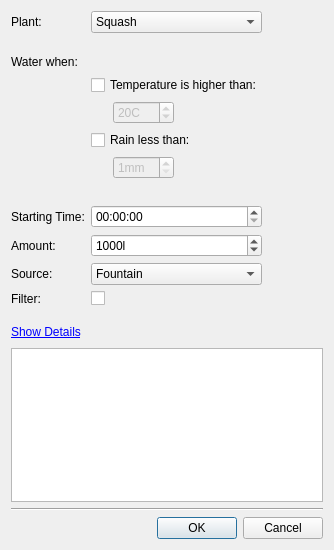
<ui version="4.0" >
 <class>WateringConfigDialog</class>
 <widget class="QDialog" name="WateringConfigDialog" >
  <property name="geometry" >
   <rect>
    <x>0</x>
    <y>0</y>
    <width>334</width>
    <height>550</height>
   </rect>
  </property>
  <property name="windowTitle" >
   <string>Watering Configuration</string>
  </property>
  <layout class="QVBoxLayout" >
   <item>
    <layout class="QGridLayout" >
     <item row="0" column="0" >
      <widget class="QLabel" name="label_3" >
       <property name="text" >
        <string>Plant:</string>
       </property>
      </widget>
     </item>
     <item row="0" column="1" colspan="3" >
      <widget class="QComboBox" name="plantComboBox" >
       <property name="sizePolicy" >
        <sizepolicy vsizetype="Fixed" hsizetype="Preferred" >
         <horstretch>0</horstretch>
         <verstretch>0</verstretch>
        </sizepolicy>
       </property>
       <item>
        <property name="text" >
         <string>Squash</string>
        </property>
       </item>
       <item>
        <property name="text" >
         <string>Bean</string>
        </property>
       </item>
       <item>
        <property name="text" >
         <string>Carrot</string>
        </property>
       </item>
       <item>
        <property name="text" >
         <string>Strawberry</string>
        </property>
       </item>
       <item>
        <property name="text" >
         <string>Raspberry</string>
        </property>
       </item>
       <item>
        <property name="text" >
         <string>Blueberry</string>
        </property>
       </item>
      </widget>
     </item>
     <item row="1" column="0" >
      <spacer>
       <property name="orientation" >
        <enum>Qt::Vertical</enum>
       </property>
       <property name="sizeType" >
        <enum>QSizePolicy::Fixed</enum>
       </property>
       <property name="sizeHint" >
        <size>
         <width>67</width>
         <height>16</height>
        </size>
       </property>
      </spacer>
     </item>
     <item row="2" column="0" >
      <widget class="QLabel" name="label_2" >
       <property name="text" >
        <string>Water when:</string>
       </property>
      </widget>
     </item>
     <item row="3" column="1" colspan="3" >
      <widget class="QCheckBox" name="temperatureCheckBox" >
       <property name="text" >
        <string>Temperature is higher than:</string>
       </property>
      </widget>
     </item>
     <item row="4" column="1" >
      <spacer>
       <property name="orientation" >
        <enum>Qt::Horizontal</enum>
       </property>
       <property name="sizeType" >
        <enum>QSizePolicy::Fixed</enum>
       </property>
       <property name="sizeHint" >
        <size>
         <width>16</width>
         <height>20</height>
        </size>
       </property>
      </spacer>
     </item>
     <item row="4" column="2" >
      <widget class="QSpinBox" name="temperatureSpinBox" >
       <property name="enabled" >
        <bool>false</bool>
       </property>
       <property name="specialValueText" >
        <string/>
       </property>
       <property name="suffix" >
        <string>C</string>
       </property>
       <property name="minimum" >
        <number>10</number>
       </property>
       <property name="maximum" >
        <number>60</number>
       </property>
       <property name="value" >
        <number>20</number>
       </property>
      </widget>
     </item>
     <item row="4" column="3" >
      <spacer>
       <property name="orientation" >
        <enum>Qt::Horizontal</enum>
       </property>
       <property name="sizeHint" >
        <size>
         <width>40</width>
         <height>20</height>
        </size>
       </property>
      </spacer>
     </item>
     <item row="5" column="1" colspan="3" >
      <widget class="QCheckBox" name="rainCheckBox" >
       <property name="text" >
        <string>Rain less than:</string>
       </property>
      </widget>
     </item>
     <item row="6" column="1" >
      <spacer>
       <property name="orientation" >
        <enum>Qt::Horizontal</enum>
       </property>
       <property name="sizeType" >
        <enum>QSizePolicy::Fixed</enum>
       </property>
       <property name="sizeHint" >
        <size>
         <width>16</width>
         <height>20</height>
        </size>
       </property>
      </spacer>
     </item>
     <item row="6" column="2" >
      <widget class="QSpinBox" name="rainSpinBox" >
       <property name="enabled" >
        <bool>false</bool>
       </property>
       <property name="specialValueText" >
        <string/>
       </property>
       <property name="suffix" >
        <string>mm</string>
       </property>
       <property name="minimum" >
        <number>1</number>
       </property>
      </widget>
     </item>
     <item row="6" column="3" >
      <spacer>
       <property name="orientation" >
        <enum>Qt::Horizontal</enum>
       </property>
       <property name="sizeHint" >
        <size>
         <width>40</width>
         <height>20</height>
        </size>
       </property>
      </spacer>
     </item>
     <item row="7" column="2" >
      <spacer>
       <property name="orientation" >
        <enum>Qt::Vertical</enum>
       </property>
       <property name="sizeType" >
        <enum>QSizePolicy::Fixed</enum>
       </property>
       <property name="sizeHint" >
        <size>
         <width>20</width>
         <height>20</height>
        </size>
       </property>
      </spacer>
     </item>
     <item row="8" column="0" >
      <widget class="QLabel" name="label" >
       <property name="text" >
        <string>Starting Time:</string>
       </property>
      </widget>
     </item>
     <item row="8" column="1" colspan="3" >
      <widget class="QTimeEdit" name="startTimeEdit" />
     </item>
     <item row="9" column="0" >
      <widget class="QLabel" name="label_4" >
       <property name="text" >
        <string>Amount:</string>
       </property>
      </widget>
     </item>
     <item row="9" column="1" colspan="3" >
      <widget class="QSpinBox" name="amountSpinBox" >
       <property name="suffix" >
        <string>l</string>
       </property>
       <property name="minimum" >
        <number>100</number>
       </property>
       <property name="maximum" >
        <number>10000</number>
       </property>
       <property name="singleStep" >
        <number>100</number>
       </property>
       <property name="value" >
        <number>1000</number>
       </property>
      </widget>
     </item>
     <item row="10" column="0" >
      <widget class="QLabel" name="label_5" >
       <property name="text" >
        <string>Source:</string>
       </property>
      </widget>
     </item>
     <item row="10" column="1" colspan="3" >
      <widget class="QComboBox" name="sourceComboBox" >
       <item>
        <property name="text" >
         <string>Fountain</string>
        </property>
       </item>
       <item>
        <property name="text" >
         <string>River</string>
        </property>
       </item>
       <item>
        <property name="text" >
         <string>Lake</string>
        </property>
       </item>
       <item>
        <property name="text" >
         <string>Public Water System</string>
        </property>
       </item>
      </widget>
     </item>
     <item row="11" column="0" >
      <widget class="QLabel" name="label_6" >
       <property name="text" >
        <string>Filter:</string>
       </property>
      </widget>
     </item>
     <item row="11" column="1" colspan="2" >
      <widget class="QCheckBox" name="filterCheckBox" >
       <property name="text" >
        <string/>
       </property>
      </widget>
     </item>
     <item row="12" column="0" >
      <spacer>
       <property name="orientation" >
        <enum>Qt::Vertical</enum>
       </property>
       <property name="sizeType" >
        <enum>QSizePolicy::Fixed</enum>
       </property>
       <property name="sizeHint" >
        <size>
         <width>20</width>
         <height>10</height>
        </size>
       </property>
      </spacer>
     </item>
     <item row="4" column="4" >
      <spacer>
       <property name="orientation" >
        <enum>Qt::Horizontal</enum>
       </property>
       <property name="sizeHint" >
        <size>
         <width>40</width>
         <height>20</height>
        </size>
       </property>
      </spacer>
     </item>
    </layout>
   </item>
   <item>
    <layout class="QGridLayout" >
     <item row="0" column="1" >
      <spacer>
       <property name="orientation" >
        <enum>Qt::Horizontal</enum>
       </property>
       <property name="sizeHint" >
        <size>
         <width>40</width>
         <height>20</height>
        </size>
       </property>
      </spacer>
     </item>
     <item row="1" column="0" colspan="2" >
      <widget class="HelpBrowser" name="helpBrowser" />
     </item>
     <item row="0" column="0" >
      <widget class="QLabel" name="helpLabel" >
       <property name="text" >
        <string>&lt;a href="test">Show Details&lt;/a></string>
       </property>
      </widget>
     </item>
    </layout>
   </item>
   <item>
    <widget class="Line" name="line" >
     <property name="orientation" >
      <enum>Qt::Horizontal</enum>
     </property>
    </widget>
   </item>
   <item>
    <widget class="QDialogButtonBox" name="buttonBox" >
     <property name="orientation" >
      <enum>Qt::Horizontal</enum>
     </property>
     <property name="standardButtons" >
      <set>QDialogButtonBox::Cancel|QDialogButtonBox::NoButton|QDialogButtonBox::Ok</set>
     </property>
    </widget>
   </item>
  </layout>
 </widget>
 <customwidgets>
  <customwidget>
   <class>HelpBrowser</class>
   <extends>QTextBrowser</extends>
   <header>helpbrowser.h</header>
  </customwidget>
 </customwidgets>
 <resources/>
 <connections>
  <connection>
   <sender>buttonBox</sender>
   <signal>accepted()</signal>
   <receiver>WateringConfigDialog</receiver>
   <slot>accept()</slot>
   <hints>
    <hint type="sourcelabel" >
     <x>227</x>
     <y>372</y>
    </hint>
    <hint type="destinationlabel" >
     <x>157</x>
     <y>274</y>
    </hint>
   </hints>
  </connection>
  <connection>
   <sender>buttonBox</sender>
   <signal>rejected()</signal>
   <receiver>WateringConfigDialog</receiver>
   <slot>reject()</slot>
   <hints>
    <hint type="sourcelabel" >
     <x>286</x>
     <y>378</y>
    </hint>
    <hint type="destinationlabel" >
     <x>286</x>
     <y>274</y>
    </hint>
   </hints>
  </connection>
  <connection>
   <sender>temperatureCheckBox</sender>
   <signal>toggled(bool)</signal>
   <receiver>temperatureSpinBox</receiver>
   <slot>setEnabled(bool)</slot>
   <hints>
    <hint type="sourcelabel" >
     <x>132</x>
     <y>101</y>
    </hint>
    <hint type="destinationlabel" >
     <x>132</x>
     <y>125</y>
    </hint>
   </hints>
  </connection>
  <connection>
   <sender>rainCheckBox</sender>
   <signal>toggled(bool)</signal>
   <receiver>rainSpinBox</receiver>
   <slot>setEnabled(bool)</slot>
   <hints>
    <hint type="sourcelabel" >
     <x>110</x>
     <y>154</y>
    </hint>
    <hint type="destinationlabel" >
     <x>113</x>
     <y>169</y>
    </hint>
   </hints>
  </connection>
 </connections>
</ui>
